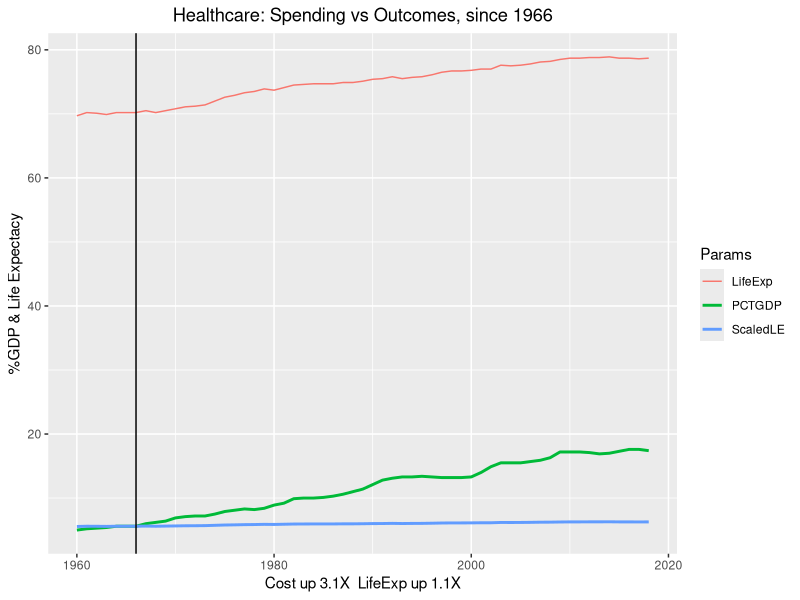

Recreate this plot in R.
# I am currently re-writing this around a nicer, cleaner
# data ETL process.  The dataframe references are temporarily
# broken as I reorganize.  I'll have this back online
# by the end of the week (8/9/2024  <- US-style agricentric format).

# explanation of data ETL below the code

setwd("G:/My Drive/R/HealthcareCostVsOutcomes")
# start with a clean workspace :-/
rm(list=ls())
library(tidyverse)
library(sqldf)

nhe_wide <- read_csv("data/NHE22_cleaned.csv" )
nhe_long <- pivot_longer(nhe_wide, cols = everything() )
colnames(nhe_long) <- c("Year", "PCTGDP")
nhe_long$Year <- as.numeric(nhe_long$Year)

nchs_long <- read_csv("data/NCHS_cleaned.csv")

#str(nhe_long)
#str(nchs_long)

# this works and it's concise but also very R-specific
#CostOutcome <- merge( nhe_long, nchs_long, by = "Year")

# using SQL to facilitate future migration to an SQL db.
CostOutcome <- sqldf("SELECT nhe_long.Year, nhe_long.PCTGDP, nchs_long.LifeExpectancy FROM nhe_long, nchs_long WHERE nhe_long.Year = nchs_long.Year")

#========================================================
# add a column for life expectancy scaled to %gdp
# medicare goes into effect
# 1966 life expectancy = 70.2 years, %GDP spending = 5.6%
CostOutcome$Scaled <- CostOutcome$LifeExpectancy/(70.2/5.6)
#========================================================

CostVsOutcome <- CostOutcome %>% 
  ggplot(aes(x = Year)) +
  geom_line(aes(y = PCTGDP, color = "PCTGDP"), linewidth=1) +
  geom_line(aes(y = LifeExpectancy, color = "LifeExp"), linewidth=0.5) +
  geom_line(aes(y = Scaled, color = "ScaledLE"), linewidth=1) +
  guides(color = guide_legend(title = "Params")) +
  geom_vline(xintercept = 1966) +
  labs( title = "Healthcare: Spending vs Outcomes, since 1966", x = "Cost up 3.1X  LifeExp up 1.1X", y = "%GDP & Life Expectacy" ) +
  theme(plot.title = element_text(hjust = 0.5))


# now show the graph
CostVsOutcome



#:::::::: Data source/ETL: https://www.cms.gov/data-research/statistics-trends-and-reports/national-health-expenditure-data/historical
# 
# In retrospect, this is a small and quite messy dataset.  It has freestyle header and footer text and the bulk of the tabular data is not of interest.  
# 
# Downloaded:
#   https://www.cms.gov/files/zip/nhe-summary-including-share-gdp-cy-1960-2022.zip
# 
# 1) "Extract all..." applied to the ZIP folder;
# 2) Used Google Sheets to open ("Import") "NHE_Summary.xlsx";
# 3) Deleted all rows except the original Rows 2 and 31 (becoming Rows 1 & 2);
# 4) Deleted Column A to get rid of chr names;
# 6) Saved ("Download") data in CSV format as "NHE_cleaned.csv";
# 7) Read that into an R data.frame and reformatted in R:
#   
#   nhe_wide <- read_csv("data/NHE22_cleaned.csv")
#   nhe_long <- pivot_longer(nhe_wide, cols=everything())
#   colnames(nhe_long) <- c("Year", "PCTGDP")
#   
#:::::::Data source/ETL (life expectancy [all races, both sexes]):
# 
# 1) From https://catalog.data.gov/dataset/nchs-death-rates-and-life-expectancy-at-birth downloaded the CSV format;
# 2) Imported into GSheets;
# 3) Kept Rows 1 - 120 (all races, both sexes);
# 4) Kept only Column A & D (became A & B);
# 5) renamed Column B to "LifeExpectancy";
# 5) Saved/"Download" as "LifeExpectancy_cleaned.csv";
# 6) Column names: nchs_long <- read_csv("data/NCHS_cleaned.csv")
# colnames(nchs_long) <- c("Year", "LifeExp")
# 
#:::::::Data source/ETL (life expectancy [all races, both sexes]):
# 
# 1) From https://www.cms.gov/files/zip/national-health-expenditures-type-service-and-source-funds-cy-1960-2022.zip downloaded the XLSX format.
# 2) Imported into GSheets;
# 3) Did some stuff ... tbd


# That prepared the data for analysis and visualization.
